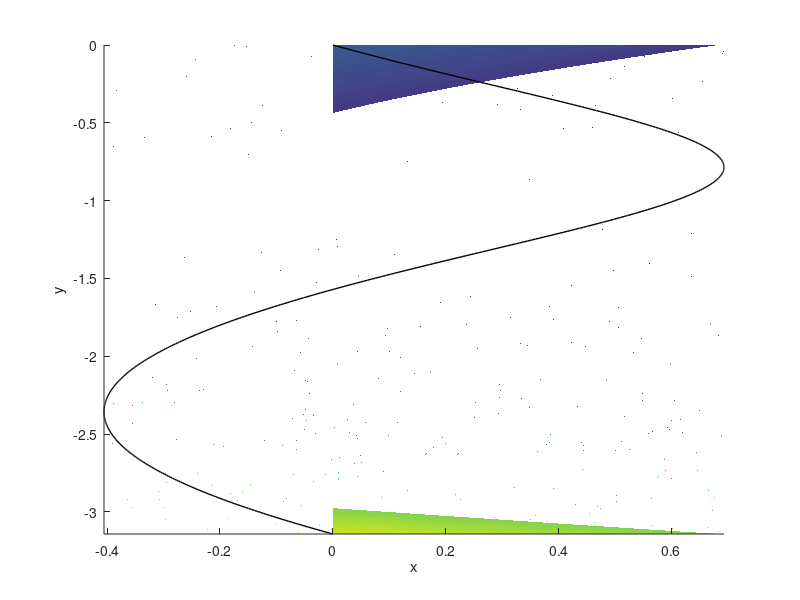

Source code (MATLAB):
tVec=linspace(0,pi,500);
xVec=-log(-1/2.*sin(2.*tVec)+1);
yVec=-tVec;

[X,Y]=meshgrid(xVec, yVec);
T=-X+(Y+1).^2;

figure;
hold on;
[C,h] = contourf(X,Y,T,500);
set(h,'LineColor','none');
plot(xVec, yVec, 'k', 'LineWidth', 1);
xlabel('x'); ylabel('y');
hold off;